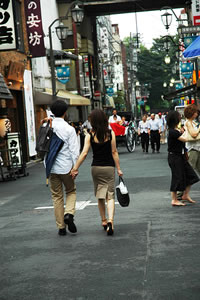
%> input picture seam_carving/test_image/Couple.jpg, 200 x 300 px
$ octave --eval "result = seam_carving_pluse(imread('test_image/Couple.jpg'));"   (GNU Octave 9; MATLAB toolbox functions it lacks are replaced by stand-ins)
%> lines starting %> are read from the running program, lines starting %| are printed output that depends on the picture; in (x1, y1, x2, y2) boxes, pixels count from 0 and x2, y2 are one past the last pixel; in counts of white or black regions, pixels touching at a corner belong together; the program's own positions count from 1
function run = seam_carving_pluse( I )
    ctimes=input('colume carving times:');
%> the answer given: 3
    rtimes=input('row carving times:');
%> the answer given: 3
    show_I=I;
%> show_I is the input picture: size 300x200x3 uint8; mean R, G, B 97.1, 99.7, 93.1
    while (ctimes~=double(0)) || (rtimes~=double(0))
        if ctimes~=double(0)
            img_Gray=rgb2gray(I);
            [Gmag,Gdir] = imgradient(img_Gray, 'prewitt');
            use=Gmag;
            for i=2:size(I,1)
                for j=1:size(I,2)
                    if j==1
                        use(i,j)=use(i,j)+min(use(i-1,j),use(i-1,j+1));
                    elseif j==size(I,2)
                        use(i,j)=use(i,j)+min(use(i-1,j-1),use(i-1,j));
                    else
                        use(i,j)=use(i,j)+min(min(use(i-1,j-1),use(i-1,j)),use(i-1,j+1));
                    end
                end
            end
            imagesc(use);
            clm_index=zeros(1,size(I,1));
            index_img=zeros(size(I,1),size(I,2));

            minn=use(size(I,1),1);
            clm_index(1,size(I,1))=1;
            for j=2:size(I,2)
                if use(size(I,1),j)<minn
                    minn=use(size(I,1),j);
                    clm_index(1,size(I,1))=j;
                end
            end
            index_img(size(I,1),clm_index(1,size(I,1)))=1;
            red_line_I=show_I;
            for i=size(I,1)-1:-1:1
                if clm_index(1,i+1)==1
                    if use(i,clm_index(1,i+1)+1)<=use(i,clm_index(1,i+1))
                        red_line_I(i,clm_index(1,i+1)+1,1)=255;
                        I(i,clm_index(1,i+1)+1,1)=255;
                        I(i,clm_index(1,i+1)+1,2:3)=0;
                        clm_index(1,i)=clm_index(1,i+1)+1;
                        index_img(i,clm_index(1,i+1)+1)=1;
                    else
                        red_line_I(i,clm_index(1,i+1),1)=255;
                        I(i,clm_index(1,i+1),1)=255;
                        I(i,clm_index(1,i+1),2:3)=0;
                        clm_index(1,i)=clm_index(1,i+1);
                        index_img(i,clm_index(1,i+1))=1;
                    end
                elseif clm_index(1,i+1)==size(I,2)
                    if use(i,clm_index(1,i+1))<=use(i,clm_index(1,i+1)-1)
                        red_line_I(i,clm_index(1,i+1),1)=255;
                        I(i,clm_index(1,i+1),1)=255;
                        I(i,clm_index(1,i+1),2:3)=0;
                        clm_index(1,i)=clm_index(1,i+1);
                        index_img(i,clm_index(1,i+1))=1;
                    else
                        red_line_I(i,clm_index(1,i+1)-1,1)=255;
                        I(i,clm_index(1,i+1)-1,1)=255;
                        I(i,clm_index(1,i+1)-1,2:3)=0;
                        clm_index(1,i)=clm_index(1,i+1)-1;
                        index_img(i,clm_index(1,i+1)-1)=1;
                    end
                else
                    if use(i,clm_index(1,i+1))<=use(i,clm_index(1,i+1)-1)
                        if use(i,clm_index(1,i+1)+1)<=use(i,clm_index(1,i+1))
                            red_line_I(i,clm_index(1,i+1)+1,1)=255;
                            I(i,clm_index(1,i+1)+1,1)=255;
                            I(i,clm_index(1,i+1)+1,2:3)=0;
                            clm_index(1,i)=clm_index(1,i+1)+1;
                            index_img(i,clm_index(1,i+1)+1)=1;
                        else
                            red_line_I(i,clm_index(1,i+1),1)=255;
                            I(i,clm_index(1,i+1),1)=255;
                            I(i,clm_index(1,i+1),2:3)=0;
                            clm_index(1,i)=clm_index(1,i+1);
                            index_img(i,clm_index(1,i+1))=1;
                        end
                    else
                        if use(i,clm_index(1,i+1)-1)<=use(i,clm_index(1,i+1)+1)
                            red_line_I(i,clm_index(1,i+1)-1,1)=255;
                            I(i,clm_index(1,i+1)-1,1)=255;
                            I(i,clm_index(1,i+1)-1,2:3)=0;
                            clm_index(1,i)=clm_index(1,i+1)-1;
                            index_img(i,clm_index(1,i+1)-1)=1;
                        else
                            red_line_I(i,clm_index(1,i+1)+1,1)=255;
                            I(i,clm_index(1,i+1)+1,1)=255;
                            I(i,clm_index(1,i+1)+1,2:3)=0;
                            clm_index(1,i)=clm_index(1,i+1)+1;
                            index_img(i,clm_index(1,i+1)+1)=1;
                        end
                    end
                end
            end
            imshow(red_line_I)
            sh_I=show_I;
            pru_I=I;
            clm = size(I,2);
            for i=size(I,1):-1:1
                if clm_index(1,i)>1
                    sh_I(i,clm_index(1,i),1:3)=uint8( ( double(show_I(i,clm_index(1,i),1:3))+double(show_I(i,clm_index(1,i)-1,1:3)) )/2 );
                    sh_I(i,clm_index(1,i)+1:clm+1,1:3)=show_I(i,clm_index(1,i):clm,1:3);
                    pru_I(i,clm_index(1,i),1:3)=( double(I(i,clm_index(1,i),1:3))+double(I(i,clm_index(1,i)-1,1:3)) )/2;
                    pru_I(i,clm_index(1,i)+1:clm+1,1:3)=I(i,clm_index(1,i):clm,1:3);
                else
                    sh_I(i,clm_index(1,i),1:3)=uint8( ( double(show_I(i,clm_index(1,i),1:3))+double(show_I(i,clm_index(1,i)+1,1:3)) )/2 );
                    sh_I(i,clm_index(1,i)+1:clm+1,1:3)=show_I(i,clm_index(1,i):clm,1:3);
                    pru_I(i,clm_index(1,i),1:3)=( double(I(i,clm_index(1,i),1:3))+double(I(i,clm_index(1,i)+1,1:3)) )/2;
                    pru_I(i,clm_index(1,i)+1:clm+1,1:3)=I(i,clm_index(1,i):clm,1:3);
                end
            end
            show_I=sh_I;
            I=pru_I;
            imshow(sh_I)
            ctimes=ctimes-1;
        end
        if rtimes~=double(0)
            img_Gray=rgb2gray(I);%row
            [Gmag,Gdir] = imgradient(img_Gray, 'prewitt');
            use=Gmag;
            for j=2:size(I,2)
                for i=1:size(I,1)
                    if i==1
                        use(i,j)=use(i,j)+min(use(i,j-1),use(i+1,j-1));
                    elseif i==size(I,1)
                        use(i,j)=use(i,j)+min(use(i-1,j-1),use(i,j-1));
                    else
                        use(i,j)=use(i,j)+min(min(use(i-1,j-1),use(i,j-1)),use(i+1,j-1));
                    end
                end
            end
            imagesc(use);
            clm_index=zeros(1,size(I,2));
            minn=use(1,size(I,2));
            clm_index(1,size(I,2))=1;
            for j=2:size(I,1)
                if use(j,size(I,2))<minn
                    minn=use(j,size(I,2));
                    clm_index(1,size(I,2))=j;
                end
            end
            red_line_I=show_I;
            for i=size(I,2)-1:-1:1
                if clm_index(1,i+1)==1
                    if use(clm_index(1,i+1)+1,i)<=use(clm_index(1,i+1),i)
                        red_line_I(clm_index(1,i+1)+1,i,1)=255;
                        I(clm_index(1,i+1)+1,i,1)=255;
                        I(clm_index(1,i+1)+1,i,2:3)=0;
                        clm_index(1,i)=clm_index(1,i+1)+1;
                    else
                        red_line_I(clm_index(1,i+1),i,1)=255;
                        I(clm_index(1,i+1),i,1)=255;
                        I(clm_index(1,i+1),i,2:3)=0;
                        clm_index(1,i)=clm_index(1,i+1);
                    end
                elseif clm_index(1,i+1)==size(I,1)
                    if use(clm_index(1,i+1),i)<=use(clm_index(1,i+1)-1,i)
                        red_line_I(clm_index(1,i+1),i,1)=255;
                        I(clm_index(1,i+1),i,1)=255;
                        I(clm_index(1,i+1),i,2:3)=0;
                        clm_index(1,i)=clm_index(1,i+1);
                    else
                        red_line_I(clm_index(1,i+1)-1,i,1)=255;
                        I(clm_index(1,i+1)-1,i,1)=255;
                        I(clm_index(1,i+1)-1,i,2:3)=0;
                        clm_index(1,i)=clm_index(1,i+1)-1;
                    end
                else
                    if use(clm_index(1,i+1),i)<=use(clm_index(1,i+1)-1,i)
                        if use(clm_index(1,i+1)+1,i)<=use(clm_index(1,i+1),i)
                            red_line_I(clm_index(1,i+1)+1,i,1)=255;
                            I(clm_index(1,i+1)+1,i,1)=255;
                            I(clm_index(1,i+1)+1,i,2:3)=0;
                            clm_index(1,i)=clm_index(1,i+1)+1;
                        else
                            red_line_I(clm_index(1,i+1),i,1)=255;
                            I(clm_index(1,i+1),i,1)=255;
                            I(clm_index(1,i+1),i,2:3)=0;
                            clm_index(1,i)=clm_index(1,i+1);
                        end
                    else
                        if use(clm_index(1,i+1)-1,i)<=use(clm_index(1,i+1)+1,i)
                            red_line_I(clm_index(1,i+1)-1,i,1)=255;
                            I(clm_index(1,i+1)-1,i,1)=255;
                            I(clm_index(1,i+1)-1,i,2:3)=0;
                            clm_index(1,i)=clm_index(1,i+1)-1;
                        else
                            red_line_I(clm_index(1,i+1)+1,i,1)=255;
                            I(clm_index(1,i+1)+1,i,1)=255;
                            I(clm_index(1,i+1)+1,i,2:3)=0;
                            clm_index(1,i)=clm_index(1,i+1)+1;
                        end
                    end
                end
            end
            imshow(red_line_I)
            pru_I=I;
            sh_I=show_I;
            clm = size(show_I,1);
            for i=size(I,2):-1:1
                if clm_index(1,i)>1
                    sh_I(clm_index(1,i),i,1:3)=uint8( ( double(show_I(clm_index(1,i),i,1:3))+double(show_I(clm_index(1,i)-1,i,1:3)) )/2 );
                    sh_I(clm_index(1,i)+1:clm+1,i,1:3)=show_I(clm_index(1,i):clm,i,1:3);
                    pru_I(clm_index(1,i),i,1:3)=uint8( ( double(I(clm_index(1,i),i,1:3))+double(I(clm_index(1,i)-1,i,1:3)) )/2 );
                    pru_I(clm_index(1,i)+1:clm+1,i,1:3)=I(clm_index(1,i):clm,i,1:3);
                else
                    sh_I(clm_index(1,i),i,1:3)=uint8( ( double(show_I(clm_index(1,i),i,1:3))+double(show_I(clm_index(1,i)+1,i,1:3)) )/2 );
                    sh_I(clm_index(1,i)+1:clm+1,i,1:3)=show_I(clm_index(1,i):clm,i,1:3);
                    pru_I(clm_index(1,i),i,1:3)=uint8( ( double(I(clm_index(1,i),i,1:3))+double(I(clm_index(1,i)+1,i,1:3)) )/2 );
                    pru_I(clm_index(1,i)+1:clm+1,i,1:3)=I(clm_index(1,i):clm,i,1:3);
                end
            end
            I=pru_I;
            show_I=sh_I;
            imshow(show_I)
            rtimes=rtimes-1;
        end
    end
%> this loop made 3 passes
%> pass 1, in seam_carving_pluse, `imagesc(use);`:
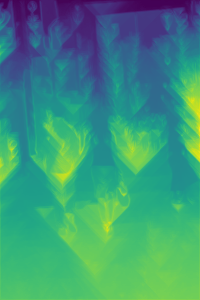
%> displayed picture: size 300x200x3, on the screen's scale of 0 to 255; mean R, G, B 61, 148.9, 121.7
%> pass 1, in seam_carving_pluse, `imagesc(use);`:
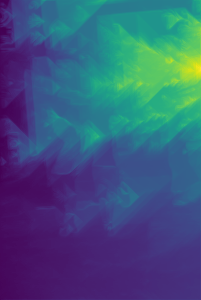
%> displayed picture: size 300x201x3, on the screen's scale of 0 to 255; mean R, G, B 60.8, 87.1, 124.7
%> after the loop:
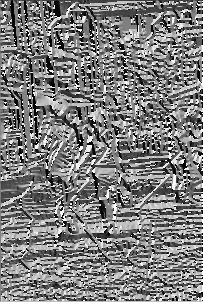
%> Gdir: size 302x203 double; min -180, max 179.9, mean -2.1; drawn with min black and max white
%> after the loop:
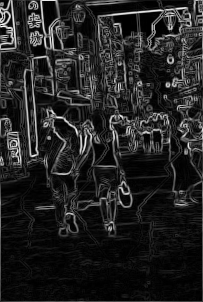
%> Gmag: size 302x203 double; min 0, max 755.8, mean 103.9; drawn with min black and max white
%> after the loop:
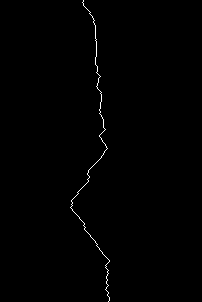
%> index_img: size 302x202 double; values 0 (black) and 1 (white), 0.5% white in thin lines or dots, all inside (x1, y1, x2, y2) = (70, 0, 110, 302)
%> after the loop:
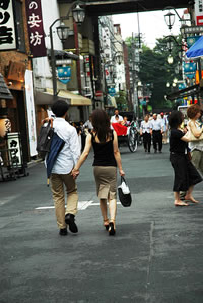
%> sh_I: size 303x203x3 uint8; mean R, G, B 96.5, 99.1, 92.6
%> after the loop:
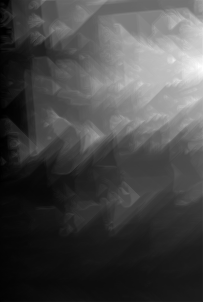
%> use: size 302x203 double; min 16.03, max 12638.6, mean 3548.9; drawn with min black and max white
%> after the loop, clm_index = 203 values, max 290 at index 1, min 277 at index 139, mean 282.3; ctimes = 0; minn = 1433.3; rtimes = 0
    run = 0;
end
